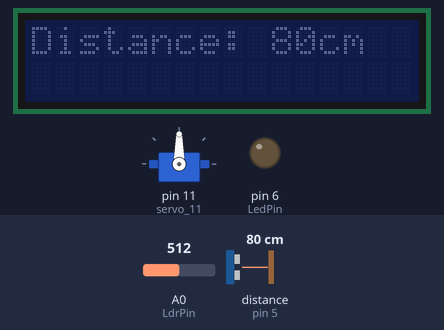
Bench run of a sketch on a simulated Arduino Uno, built with avr-gcc and run on an emulated ATmega328P. Parts: 16×2 character LCD, servo, output pins drawn as LEDs (lit = HIGH). Wiring (inferred from the names in the program): ultrasonic range finder: trigger pin 4; echo pin 5. The inputs (shaded band) are chosen by the test bench; at power-on: distance to the obstacle (sensor on pin 5) 80 cm, A0 (LdrPin) = 512. The echo pulse lasts 58.3 µs per cm; pins used as bus, display or sensor lines are not drawn; what the sketch prints to the serial monitor is not drawn.

Above: at 1.2 s.
1.3 s: distance to the obstacle (sensor on pin 5) set to 2 cm
At 2.1 s:
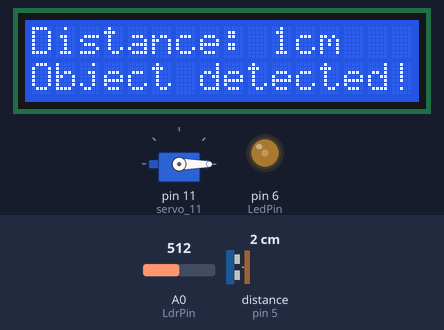
2.9 s: A0 (LdrPin) set to 0
At 3.7 s:
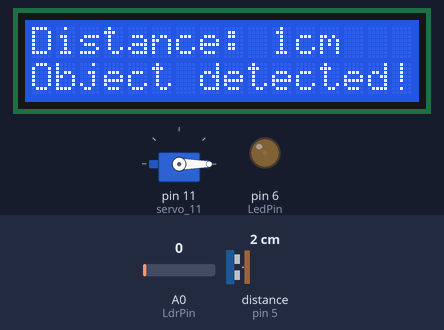
5.9 s: A0 (LdrPin) set to 1023
At 6.4 s:
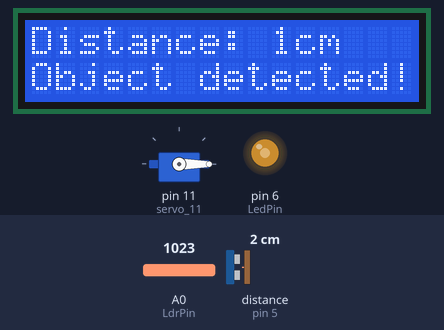
8.9 s: distance to the obstacle (sensor on pin 5) set to 19 cm
At 10.0 s:
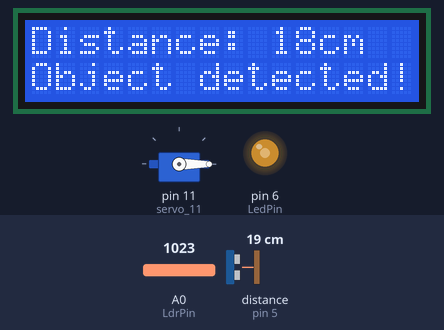
11.9 s: distance to the obstacle (sensor on pin 5) set to 23 cm
At 12.4 s:
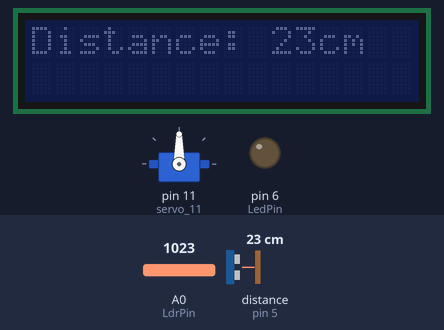
13.5 s: distance to the obstacle (sensor on pin 5) set to 18 cm
At 14.9 s:
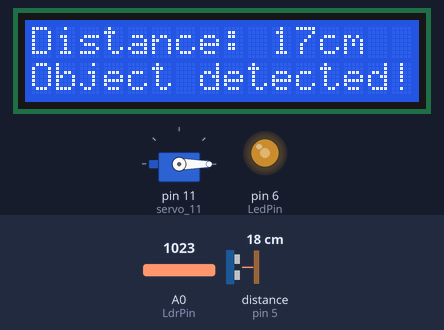
Timing chart, 0 to 16.0 s (numbered marks = the images above; inputs shaded):
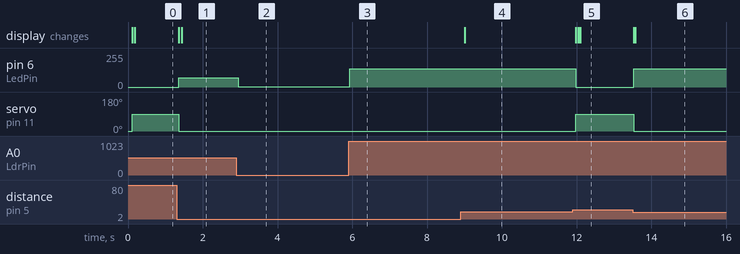

The sketch:

Automation_course_ex_3_Group_14.ino
```cpp
#include <Wire.h>
#include <LiquidCrystal_I2C.h>
#include <Servo.h>
#define LdrPin  A0 // the cell and 10K pulldown are connected to a0
int LdrValue=0; // the analog reading from the sensor divider
#define LedPin  6// connect Red LED to pin 11 (PWM pin)
int LedBrightness;


LiquidCrystal_I2C lcd(0x27, 16, 2);


const int trigPin = 4;
const int echoPin = 5;

Servo servo_11;


void setup() {
  pinMode(trigPin, OUTPUT);
  pinMode(echoPin, INPUT);
  pinMode (11,INPUT);
  pinMode(LdrPin,INPUT);
  pinMode(LedPin,OUTPUT);


  Serial.begin(9600);

  lcd.begin(16, 2);
  lcd.setBacklight(LOW); // Set the backlight to be initially off
  lcd.print("Distance: ");

  servo_11.attach(11);
  servo_11.write(0);
}

void loop() {
  long duration, distance;

  // Send ultrasonic pulse
  digitalWrite(trigPin, LOW);
  delayMicroseconds(2);
  digitalWrite(trigPin, HIGH);
  delayMicroseconds(10);
  digitalWrite(trigPin, LOW);

  // Measure the response
  duration = pulseIn(echoPin, HIGH);

  // Calculate distance in cm
  distance = duration / 58.2;

  Serial.print("Distance: ");
  Serial.print(distance);
  Serial.println(" cm");

  lcd.setCursor(10, 0);
  lcd.print("       "); // Clear the previous distance value
  lcd.setCursor(10, 0);
  lcd.print(distance);
  lcd.print("cm");


  // Check if the object is closer than 20 cm
  if (distance < 20) {

    // Display message on the LCD screen
    lcd.setBacklight(HIGH);
    lcd.setCursor(0, 1);
    lcd.print("Object detected!");


     LdrValue = analogRead(LdrPin);
    Serial.print("LDR reading = ");
    Serial.println(LdrValue);    // the raw analog reading
    LedBrightness = map(LdrValue, 700, 6, 0, 255);
    Serial.print("LDR brightness = ");
    Serial.println(LedBrightness);
    analogWrite(LedPin, LedBrightness );
    servo_11.write(0);
    }


   else {

    // Clear message on the LCD screen
    lcd.setBacklight(LOW);
    lcd.setCursor(0, 1);
    lcd.print("                ");
    servo_11.write(90);
     digitalWrite(LedPin, LOW);


  }

}
```

Measured:
- the behaviour switches between 20 and 21 cm on distance to the obstacle (sensor on pin 5) (found by bisection; images 4 and 5)
- after the input at 1.3 s, pin 6 (LedPin): 0/255 → 69/255 after 0.05 s; servo on pin 11 (servo_11): 90° → 0° after 0.05 s; the display: first changes after 0.05 s (image 1 shows a later state)
- after the input at 2.9 s, pin 6 (LedPin): 69/255 → 1/255 after 0.06 s
- after the input at 5.9 s, pin 6 (LedPin): 1/255 → 138/255 at once
- after the input at 8.9 s, the display: changes after 0.10 s (image 4)
- after the input at 11.9 s, pin 6 (LedPin): 138/255 → 0/255 after 0.08 s; servo on pin 11 (servo_11): 0° → 90° after 0.08 s; the display: first changes after 0.08 s (image 5 shows a later state)
- after the input at 13.5 s, pin 6 (LedPin): 0/255 → 138/255 at once; servo on pin 11 (servo_11): 90° → 0° at once; the display: first changes at once (image 6 shows a later state)
